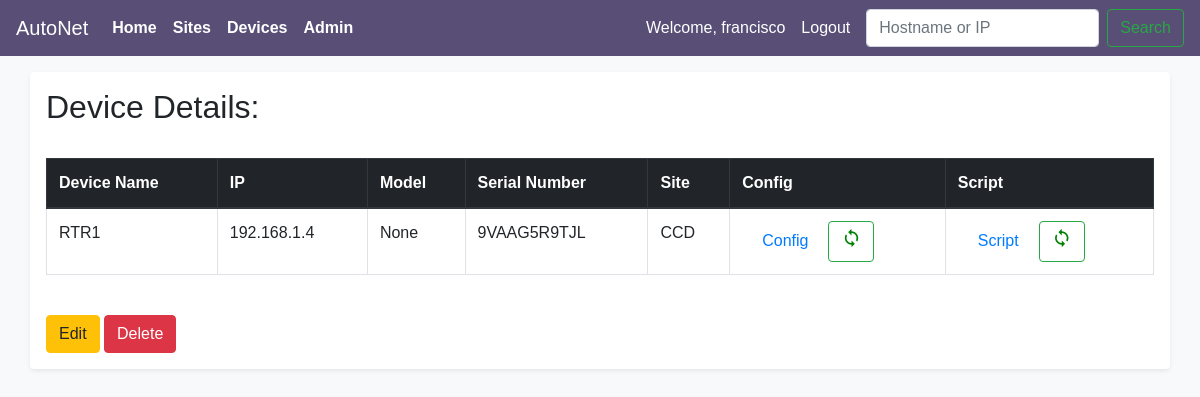
Before: /devices/20 (signed in) with the older database file.
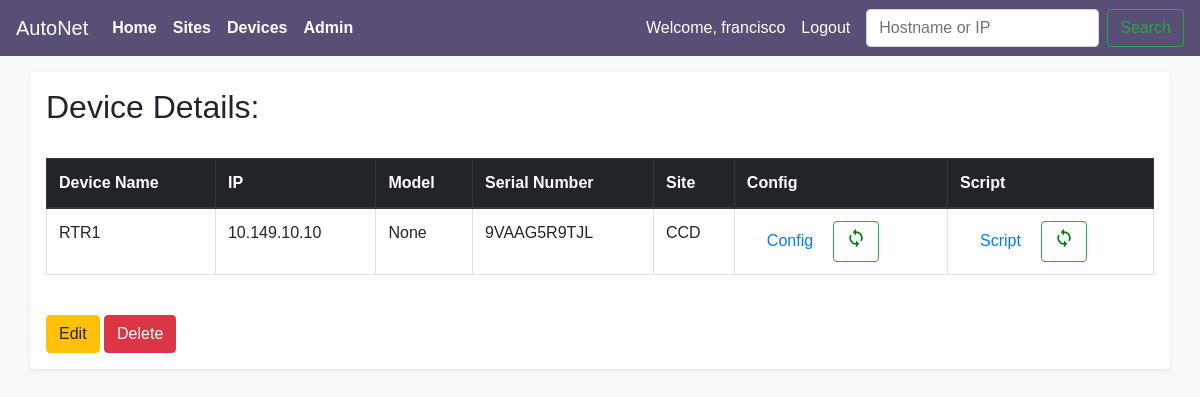
After: the same page with the newer database file.
### main_app/models.py (models this page shows, shortened)
class Devices(models.Model):
    VENDOR_LIST = (('C', 'Cisco'),
                                    ('J', 'Juniper'),
                                    ('A', 'Arista'),
                                    )
    device_name = models.CharField(max_length=100)
    device_ip = models.GenericIPAddressField()
    vendor = models.CharField(choices=VENDOR_LIST, max_length=10,
                                                default=VENDOR_LIST[0])
    site = models.ForeignKey(Sites,
                            on_delete=models.CASCADE,
                            related_name = 'devices',
                            )
    objects = models.Manager()

class DeviceDetail (models.Model):
    device_model = models.CharField(max_length=100, null=True)
    device_sn = models.CharField(max_length=250, null=True)
    device_config = models.TextField(null=True)
    device_script = models.TextField(null=True)
    created_by = models.ForeignKey("auth.User", related_name='createdby',
                                        on_delete=models.PROTECT, null=True)
    config_created = models.DateTimeField(auto_now_add=True)
    last_modify = models.DateTimeField(auto_now=True) #null=True
    device_id = models.OneToOneField(Devices, on_delete=models.CASCADE,
                                    related_name = 'config', primary_key=True)

class Sites(models.Model):
    site_name = models.CharField(max_length=100)
    site_location = models.CharField(max_length=250)
    site_address = models.CharField(max_length=400, null=True)
    site_poc_name = models.CharField(max_length=100)
    site_poc_number = models.CharField(max_length=30)

### main_app/views.py (the view)
# urls.py: path('devices/<int:pk>', views.DeviceDetailView.as_view(), name='devicedetail'),
class DeviceDetailView(LoginRequiredMixin, DetailView):
    context_object_name = 'device_detail'
    model = models.Devices
    template_name = 'main_app/devices_detail.html'

### main_app/templates/main_app/devices_detail.html
{% extends 'main_app/main_app_base.html' %}
{%block content %}
<div class="container shadow-sm p-3 mb-5 bg-white rounded">
  <h2>Device Details:</h2>
  <br>
  <table class="table table-bordered">
    <thead  class="thead-dark">
      <th>Device Name</th>
      <th>IP</th>
      <th>Model</th>
      <th>Serial Number</th>
      <th>Site</th>
      <th>Config</th>
      <th>Script</th>
    </thead>
    <tr>
      <td>{{device_detail.device_name}}</td>
      <td>{{device_detail.device_ip}}</td>
      <td>{{device_detail.config.device_model}}</td>
      <td>{{device_detail.config.device_sn}}</td>
      <td>{{device_detail.site.site_name}}</td>
      <td><a href="config/{{device_detail.id}}" style="padding:20px">Config</a><a href="{{device_detail.device_ip}}&{{device_detail.id}}"><button type="button" class="btn btn-outline-success"><i class="material-icons" style="font-size:20px;color:green">sync</i></button></a></td>
      <td><a href="script/{{device_detail.id}}" style="padding:20px">Script</a><button type="button" class="btn btn-outline-success"><i class="material-icons" style="font-size:20px;color:green">sync</i></button></td>
    </tr>
  </table>
  <br>
  <a href="{% url 'main_app:updatedevice' pk=device_detail.id%}">
    <button class="btn btn-warning"type="submit">Edit</button>
  </a>
  <a href="{% url 'main_app:deletedevice' pk=device_detail.id%}">
    <button class="btn btn-danger"type="submit">Delete</button>
  </a>
</div>
{%endblock content %}

Changed rows visible on the page:
changed Devices "RTR1": device_ip "192.168.1.4" → "10.149.10.10"
